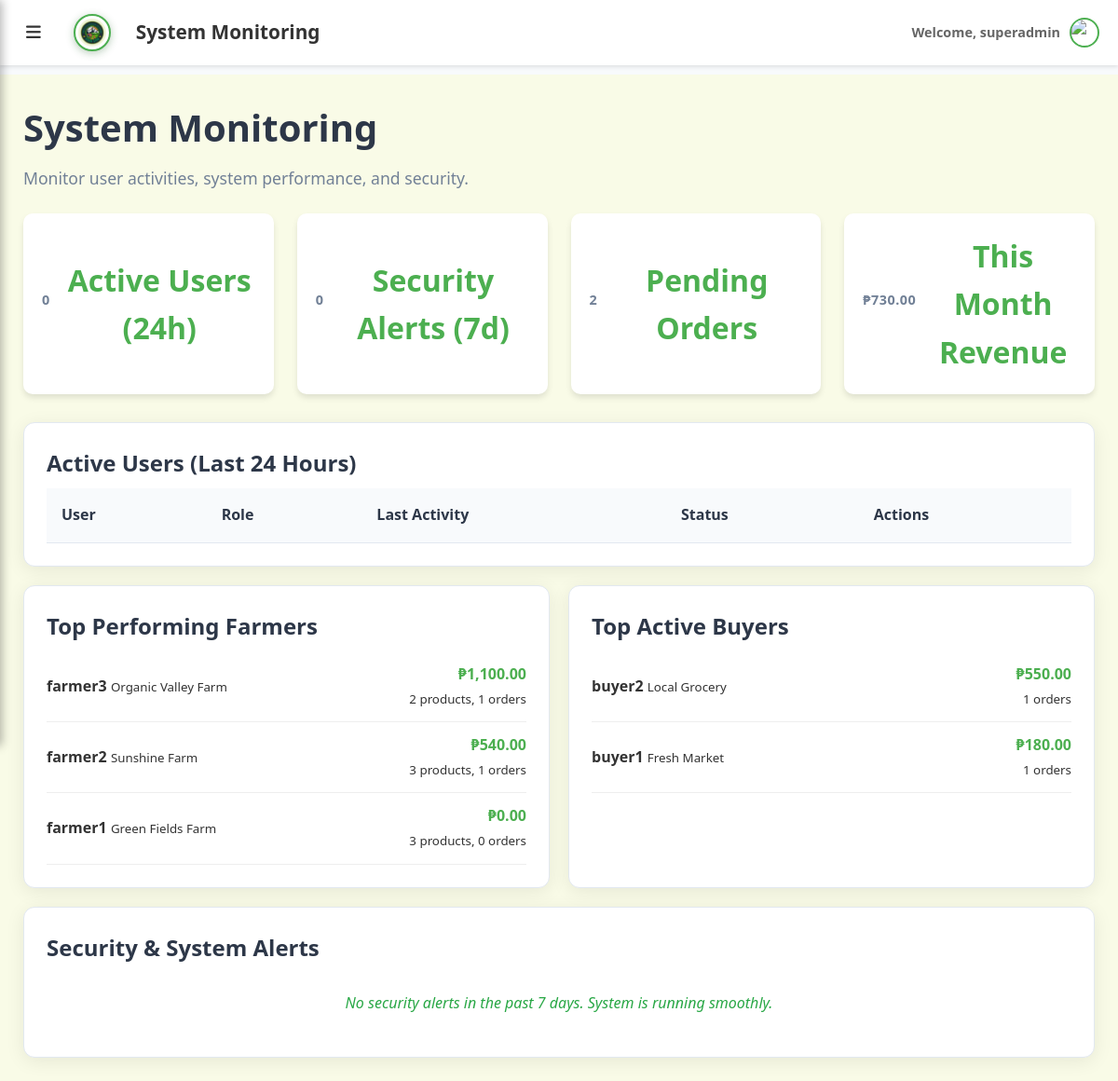
The app's page /pages/superadmin/system-monitoring.php (signed in) with its own data.
### tables this page shows
CREATE TABLE IF NOT EXISTS users (
    id INT AUTO_INCREMENT PRIMARY KEY,
    username VARCHAR(50) UNIQUE NOT NULL,
    email VARCHAR(100) UNIQUE NOT NULL,
    password VARCHAR(255) NOT NULL,
    role ENUM('super_admin', 'farmer', 'buyer') NOT NULL,
    farm_name VARCHAR(100),
    location VARCHAR(100),
    company VARCHAR(100),
    profile_picture VARCHAR(255) DEFAULT NULL,
    
     
    phone_number VARCHAR(20) NULL,
    phone_verified BOOLEAN DEFAULT FALSE,
    email_verified BOOLEAN DEFAULT TRUE,
    latitude DECIMAL(10, 8) NULL,
    longitude DECIMAL(11, 8) NULL,
    city VARCHAR(100) NULL,
    province VARCHAR(100) NULL,
    postal_code VARCHAR(20) NULL,
    business_license VARCHAR(100) NULL,
    tax_id VARCHAR(50) NULL,
    average_rating DECIMAL(3,2) DEFAULT 0,
    total_reviews INT DEFAULT 0,
    is_verified BOOLEAN DEFAULT FALSE,
    last_active TIMESTAMP NULL,
    status ENUM('active', 'inactive', 'suspended') DEFAULT 'active',
    
    created_at TIMESTAMP DEFAULT CURRENT_TIMESTAMP,
    updated_at TIMESTAMP DEFAULT CURRENT_TIMESTAMP ON UPDATE CURRENT_TIMESTAMP,
    
    INDEX idx_email (email),
    INDEX idx_role (role),
    INDEX idx_location (latitude, longitude),
    INDEX idx_city (city, province)
);

### includes/session.php (called while the page is built, shortened)
<?php
class SessionManager {
    public static function isLoggedIn() {
        return isset($_SESSION['user']) && !empty($_SESSION['user']);
    }
    public static function getUser() {
        return self::isLoggedIn() ? $_SESSION['user'] : null;
    }
    public static function getUserRole() {
        $user = self::getUser();
        return $user ? $user['role'] : null;
    }
    public static function requireRole($role) {
        $userRole = self::getUserRole();
        if ($userRole === 'super_admin') {
            return self::getUser();
        }
        return self::getUser();
    }
}
?>

### includes/DatabaseHelper.php (called while the page is built, shortened)
<?php
class DatabaseHelper {
    public static function getSystemMetrics() {
        $pdo = getDBConnection();
        $metrics = [];
        $metrics['users_by_role'] = [];
        $stmt = $pdo->query("SELECT role, COUNT(*) as count FROM users GROUP BY role");
        while ($row = $stmt->fetch()) {
            $metrics['users_by_role'][$row['role']] = $row['count'];
        }
        $metrics['products_by_category'] = [];
        $stmt = $pdo->query("SELECT category, COUNT(*) as count FROM products GROUP BY category");
        while ($row = $stmt->fetch()) {
            $metrics['products_by_category'][$row['category']] = $row['count'];
        }
        $metrics['orders_by_status'] = [];
        $stmt = $pdo->query("SELECT status, COUNT(*) as count FROM orders GROUP BY status");
        while ($row = $stmt->fetch()) {
            $metrics['orders_by_status'][$row['status']] = $row['count'];
        }
        $metrics['monthly_sales'] = [];
        $stmt = $pdo->query("
            SELECT DATE_FORMAT(created_at, '%Y-%m') as month,
                   COUNT(*) as orders,
                   SUM(total) as revenue
            FROM orders
            WHERE status = 'completed'
            GROUP BY DATE_FORMAT(created_at, '%Y-%m')
            ORDER BY month DESC
            LIMIT 12
        ");
        $metrics['monthly_sales'] = $stmt->fetchAll(PDO::FETCH_ASSOC);
        return $metrics;
    }
}
?>

### pages/superadmin/system-monitoring.php (the view, shortened to what this page needs)
<?php
$basePath = dirname(dirname(__DIR__));
require $basePath . '/includes/session.php';
require $basePath . '/includes/DatabaseHelper.php';
$user = SessionManager::requireRole('superadmin');
$pdo = getDBConnection();
$activeUsers = $pdo->query("
    SELECT u.*, al.created_at as last_activity
    FROM users u
    JOIN activity_log al ON u.id = al.user_id
    WHERE al.created_at >= DATE_SUB(NOW(), INTERVAL 1 DAY)
    GROUP BY u.id
    ORDER BY al.created_at DESC
")->fetchAll(PDO::FETCH_ASSOC);
$suspiciousActivities = $pdo->query("
    SELECT al.*, u.username, u.role
    FROM activity_log al
    JOIN users u ON al.user_id = u.id
    WHERE al.created_at >= DATE_SUB(NOW(), INTERVAL 7 DAY)
    AND (al.message LIKE '%failed%' OR al.message LIKE '%error%' OR al.message LIKE '%unauthorized%')
    ORDER BY al.created_at DESC
    LIMIT 50
")->fetchAll(PDO::FETCH_ASSOC);
$topFarmers = $pdo->query("
    SELECT u.*,
           COUNT(DISTINCT p.id) as product_count,
           COUNT(DISTINCT o.id) as order_count,
           COALESCE(SUM(o.total), 0) as total_sales
    FROM users u
    LEFT JOIN products p ON u.id = p.farmer_id
    LEFT JOIN orders o ON u.id = o.farmer_id AND o.status = 'completed'
    WHERE u.role = 'farmer'
    GROUP BY u.id
    ORDER BY total_sales DESC
    LIMIT 10
")->fetchAll(PDO::FETCH_ASSOC);
$topBuyers = $pdo->query("
    SELECT u.*,
           COUNT(DISTINCT o.id) as order_count,
           COALESCE(SUM(o.total), 0) as total_spent
    FROM users u
    LEFT JOIN orders o ON u.id = o.buyer_id AND o.status = 'completed'
    WHERE u.role = 'buyer'
    GROUP BY u.id
    ORDER BY total_spent DESC
    LIMIT 10
")->fetchAll(PDO::FETCH_ASSOC);
$systemMetrics = DatabaseHelper::getSystemMetrics();
?>
<!DOCTYPE html>
<html lang="en">
<head>
    <link rel="stylesheet" href="/FARMLINK/style.css">
    <link rel="stylesheet" href="/FARMLINK/assets/css/superadmin.css">
    <link rel="stylesheet" href="/FARMLINK/assets/css/logout-confirmation.css">
    <link rel="stylesheet" href="/FARMLINK/assets/css/navigation.css">
    <link rel="stylesheet" href="https://cdnjs.cloudflare.com/ajax/libs/font-awesome/6.0.0/css/all.min.css">
</head>
<body data-page="system-monitoring">
    <nav>
        <div class="nav-left">
            <button class="menu-toggle" onclick="toggleSidebar()">
                <i class="fas fa-bars"></i>
            </button>
            <img src="/FARMLINK/assets/img/farmlink.png" alt="FARMLINK Logo" class="nav-logo">
            <span class="nav-title">System Monitoring</span>
        </div>
        <div class="nav-right">
            <div class="user-menu">
                <span class="welcome">Welcome, <?= htmlspecialchars($user['username']) ?></span>
                <?php
                $profilePicPath = '';
                if (!empty($user['profile_picture'])) {
                    if (strpos($user['profile_picture'], '/FARMLINK/') === 0) {
                        $profilePicPath = $user['profile_picture'];
                    } elseif (strpos($user['profile_picture'], 'uploads/') === 0) {
                        $profilePicPath = '/FARMLINK/' . $user['profile_picture'];
                    } else {
                        $profilePicPath = '/FARMLINK/uploads/profiles/' . basename($user['profile_picture']);
                    }
                } else {
                    $profilePicPath = '/FARMLINK/assets/img/default-avatar.png';
                }
                ?>
                <img src="<?= $profilePicPath ?>" alt="Profile" class="avatar" onerror="this.src='/FARMLINK/assets/img/default-avatar.png'">
            </div>
        </div>
    </nav>
    <main class="main">
        <h1>System Monitoring</h1>
        <p class="lead">Monitor user activities, system performance, and security.</p>
        <div class="stats-grid">
            <div class="stat-card">
                <h3><?= count($activeUsers) ?></h3>
                <p>Active Users (24h)</p>
            </div>
            <div class="stat-card">
                <h3><?= count($suspiciousActivities) ?></h3>
                <p>Security Alerts (7d)</p>
            </div>
            <div class="stat-card">
                <h3><?= $systemMetrics['orders_by_status']['pending'] ?? 0 ?></h3>
                <p>Pending Orders</p>
            </div>
            <div class="stat-card">
                <h3>₱<?= number_format($systemMetrics['monthly_sales'][0]['revenue'] ?? 0, 2) ?></h3>
                <p>This Month Revenue</p>
            </div>
        </div>
        <section class="card">
            <h3>Active Users (Last 24 Hours)</h3>
            <div class="table-container">
                <table>
                    <thead>
                        <tr>
                            <th>User</th>
                            <th>Role</th>
                            <th>Last Activity</th>
                            <th>Status</th>
                            <th>Actions</th>
                        </tr>
                    </thead>
                </table>
            </div>
        </section>
        <div class="monitoring-grid">
            <section class="card">
                <h3>Top Performing Farmers</h3>
                <div class="performer-list">
                    <?php foreach ($topFarmers as $farmer): ?>
                        <div class="performer-item">
                            <div class="performer-info">
                                <strong><?= htmlspecialchars($farmer['username']) ?></strong>
                                <small><?= htmlspecialchars($farmer['farm_name'] ?? 'No farm name') ?></small>
                            </div>
                            <div class="performer-stats">
                                <div>₱<?= number_format($farmer['total_sales'], 2) ?></div>
                                <small><?= $farmer['product_count'] ?> products, <?= $farmer['order_count'] ?> orders</small>
                            </div>
                        </div>
                    <?php endforeach; ?>
                </div>
            </section>
            <section class="card">
                <h3>Top Active Buyers</h3>
                <div class="performer-list">
                    <?php foreach ($topBuyers as $buyer): ?>
                        <div class="performer-item">
                            <div class="performer-info">
                                <strong><?= htmlspecialchars($buyer['username']) ?></strong>
                                <small><?= htmlspecialchars($buyer['company'] ?? 'Individual buyer') ?></small>
                            </div>
                            <div class="performer-stats">
                                <div>₱<?= number_format($buyer['total_spent'], 2) ?></div>
                                <small><?= $buyer['order_count'] ?> orders</small>
                            </div>
                        </div>
                    <?php endforeach; ?>
                </div>
            </section>
        </div>
        <section class="card">
            <h3>Security & System Alerts</h3>
            <div class="alert-list">
                <?php if (empty($suspiciousActivities)): ?>
                    <p class="no-alerts">No security alerts in the past 7 days. System is running smoothly.</p>
                <?php endif; ?>
            </div>
        </section>
    </main>
</body>
</html>

### style.css (style rules this page uses)
* { margin: 0; padding: 0; box-sizing: border-box; }
:root { --primary: #1B5E20; --primary-light: #2E7D32; --primary-dark: #0D4E14; --accent: #1abc9c; --accent-dark: #16a085; --success: #27ae60; --warning: #e67e22; --danger: #e74c3c; --info: #2E7D32; --bg: #f8fafc; --card: #ffffff; --text: #2d3748; --text-muted: #718096; --border: #e2e8f0; --muted: #a0aec0; --sidebar: #1B5E20; --sidebar-hover: #2E7D32; --sidebar-active: #0D4E14; }
html, body { height: 100%; font-family: 'Segoe UI', 'Roboto', 'Helvetica Neue', Arial, sans-serif; background: var(--bg); color: var(--text); line-height: 1.6; }
h1, h2, h3, h4, h5, h6 { font-weight: 700; margin-bottom: 0.5rem; color: var(--text); }
h1 { font-size: 2.5rem; }
h3 { font-size: 1.5rem; }
p.lead { color: var(--text-muted); font-size: 1.1rem; margin-bottom: 1.5rem; }
nav, .navbar { position: fixed; top: 0; left: 0; right: 0; background: var(--primary); color: #ffffff; padding: 1rem 1.5rem; display: flex; align-items: center; justify-content: space-between; z-index: 100; box-shadow: 0 2px 10px rgba(0, 0, 0, 0.1); height: 70px; }
nav .nav-left { display: flex; align-items: center; gap: 12px; height: 100%; }
nav .nav-logo, nav .logo, .logo { width: 50px; height: 50px; object-fit: contain; border-radius: 50%; border: 2px solid #1B5E20; padding: 3px; background-color: white; box-shadow: 0 2px 8px rgba(27, 94, 32, 0.3); transition: all 0.3s ease; }
.main { margin-top: 70px; margin-left: 250px; padding: 2rem; min-height: calc(100vh - 70px); animation: fadeIn 0.35s ease; }
.card { background: var(--card); border-radius: 12px; padding: 1.5rem; box-shadow: 0 4px 20px rgba(0, 0, 0, 0.08); transition: all 0.3s ease; border: 1px solid var(--border); }
.stat-card { text-align: center; padding: 1.5rem; }
.stat-card h3 { font-size: 0.9rem; color: var(--text-muted); margin-bottom: 0.5rem; text-transform: uppercase; letter-spacing: 0.5px; }
.stat-card p { font-size: 2rem; font-weight: 700; color: var(--primary); margin: 0; }
table { width: 100%; border-collapse: collapse; }
thead { background: var(--bg); }
th, td { padding: 1rem; border-bottom: 1px solid var(--border); text-align: left; }
th { font-weight: 600; color: var(--text); background: var(--bg); }
.btn, button { padding: 0.75rem 1.5rem; border: none; border-radius: 8px; background: var(--primary); color: #ffffff; cursor: pointer; font-weight: 600; font-size: 1rem; transition: all 0.3s ease; display: inline-block; text-align: center; }

### assets/css/navigation.css (style rules this page uses)
.menu-toggle { background: none; border: none; font-size: 18px; color: #333; cursor: pointer; padding: 8px; margin-right: 15px; border-radius: 4px; transition: background-color 0.2s; }
.nav-logo { height: 40px !important; width: 40px !important; margin-right: 15px; border-radius: 50% !important; object-fit: cover !important; display: block !important; flex-shrink: 0; border: 2px solid #4CAF50 !important; background: white !important; overflow: hidden !important; }
.nav-left { display: flex; align-items: center; flex-shrink: 0; gap: 12px; }
.nav-title { font-size: 1.3em; font-weight: 600; color: #333; margin: 0; white-space: nowrap; }
nav { background: white; padding: 12px 20px; box-shadow: 0 2px 4px rgba(0,0,0,0.1); display: flex; justify-content: space-between; align-items: center; position: fixed; top: 0; left: 0; right: 0; z-index: 1040; min-height: 60px; transition: padding-left 0.3s ease; }
nav span { font-size: 1.2em; font-weight: 600; color: #333; }
.nav-right { display: flex; align-items: center; gap: 15px; flex-shrink: 0; }
.user-menu { display: flex; align-items: center; gap: 10px; }
.welcome { color: #666; font-size: 0.9em; }
.avatar { width: 32px; height: 32px; border-radius: 50%; object-fit: cover; border: 2px solid #4CAF50; }
@media (min-width: 769px) { .menu-toggle { display: block; } }

### pages/superadmin/system-monitoring.php (style rules this page uses)
.monitoring-grid { display: grid; grid-template-columns: 1fr 1fr; gap: 20px; margin: 20px 0; }
.performer-list { max-height: 400px; overflow-y: auto; }
.performer-item { display: flex; justify-content: space-between; align-items: center; padding: 12px 0; border-bottom: 1px solid #eee; }
.performer-stats { text-align: right; }
.performer-stats div { font-weight: bold; color: #4CAF50; }
.alert-list { max-height: 500px; overflow-y: auto; }
.no-alerts { text-align: center; color: #28a745; padding: 20px; font-style: italic; }
.table-container { overflow-x: auto; }

### records on screen
users: username "farmer3", farm_name "Organic Valley Farm", total_sales "1,100.00", product_count "2", order_count "1"
users: username "farmer2", farm_name "Sunshine Farm", total_sales "540.00", product_count "3", order_count "1"
users: username "farmer1", farm_name "Green Fields Farm", total_sales "0.00", product_count "3", order_count "0"
users: username "buyer2", company "Local Grocery", total_spent "550.00", order_count "1"
users: username "buyer1", company "Fresh Market", total_spent "180.00", order_count "1"

### other values on screen
$user['username'] "superadmin"
count($activeUsers) "0"
count($suspiciousActivities) "0"
$systemMetrics['orders_by_status']['pending'] "2"
$systemMetrics['monthly_sales'][0]['revenue'] "730.00"
